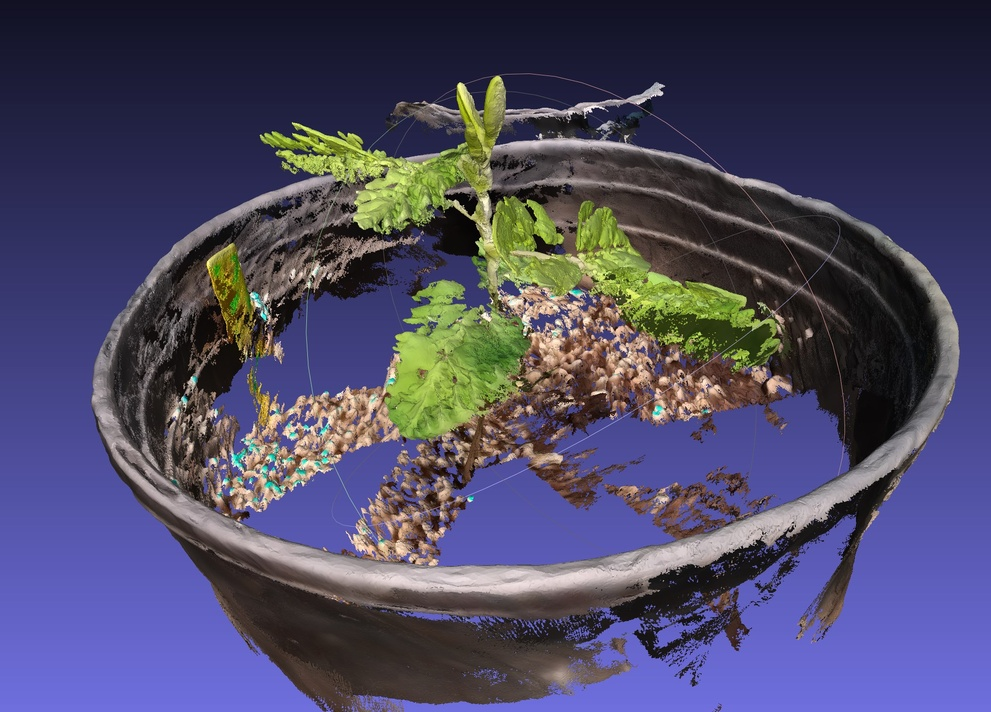
#> input picture assets/2dgs.jpg, 991 x 712 px, shrunk from 1996 x 1434 before the run
$ python 3_rotate_img_and_mask.py --data-dir ../assets
#> lines starting #> are read from the running program, lines starting #| are printed output that depends on the picture; long printed decimals are rounded

import sys
sys.path.append('../Plant')
import os
os.environ["KMP_DUPLICATE_LIB_OK"] = "TRUE"
import cv2
import matplotlib.pyplot as plt
import tqdm
import imageio.v2 as iio
import numpy as np
import argparse
from scipy.interpolate import splprep, splev

def rotate_image(image, mask, angle):
    # Get image size
    h, w = image.shape[:2]

    # Compute rotation matrix
    M = cv2.getRotationMatrix2D((w / 2, h / 2), angle, 1)

    # Compute the new bounding dimensions
    cos = np.abs(M[0, 0])
    sin = np.abs(M[0, 1])
    new_w = int(h * sin + w * cos)
    new_h = int(h * cos + w * sin)

    # Adjust the transformation matrix for translation
    M[0, 2] += (new_w - w) / 2
    M[1, 2] += (new_h - h) / 2

    # Apply the affine transformation with the new size
    rotated_image = cv2.warpAffine(image, M, (new_w, new_h), borderValue=0)
    rotated_mask = cv2.warpAffine(mask, M, (new_w, new_h), borderValue=0)

    return rotated_image, rotated_mask, M, new_w, new_h

def parse_args():
    parser = argparse.ArgumentParser(description='Rotate leaf images and masks to vertical.')
    parser.add_argument('--data-dir', required=True, help='Folder containing .jpg leaf images.')
    parser.add_argument(
        '--mask-dir',
        default=None,
        help='Mask folder. Defaults to {data-dir}_mask.',
    )
    parser.add_argument(
        '--keypoints-dir',
        default=None,
        help='Keypoint folder. Defaults to {data-dir}_keypoints.',
    )
    return parser.parse_args()


if __name__ == '__main__':
    args = parse_args()
    image_foler = os.path.abspath(args.data_dir)
    mask_folder = args.mask_dir or image_foler + '_mask'
    keypoint_folder = args.keypoints_dir or image_foler + '_keypoints'
    rot_folder = image_foler + '_rotated'
    os.makedirs(rot_folder, exist_ok=True)
    os.makedirs(mask_folder, exist_ok=True)
    rot_mask_folder = image_foler + '_rotated_mask'
    os.makedirs(rot_mask_folder, exist_ok=True)

    new_keypoint_folder = os.path.join(rot_mask_folder, 'keypoints')
    os.makedirs(new_keypoint_folder, exist_ok=True)

    image_list = os.listdir(image_foler)
    image_list.sort()
    image_list = [image_name for image_name in image_list if 'jpg' in image_name]

    # [4 lines of commented-out code are left out]

    for index, image_name in enumerate(tqdm.tqdm(image_list)):

        name = image_name.split('.')[0]

        # read image and mask
        image_path = os.path.join(image_foler, image_name)
        mask_path = os.path.join(mask_folder, image_name)
        if not os.path.exists(mask_path):
            # raise ValueError(f'Mask not found: {mask_path}, please use SAM2 to generate mask first')
            print(f'Mask not found: {mask_path}, skip this image')
            continue
        keypoint_path = os.path.join(keypoint_folder, image_name.replace('.jpg', '.txt'))
        extra_keypoints_path = os.path.join(keypoint_folder, image_name.replace('.jpg', 'extra.txt'))
        image = cv2.imread(image_path)
#> image is the input picture: shape (712, 991, 3); mean B, G, R 100, 73.4, 76.2
        image_copy = image.copy()
        mask = cv2.imread(mask_path, cv2.IMREAD_GRAYSCALE)
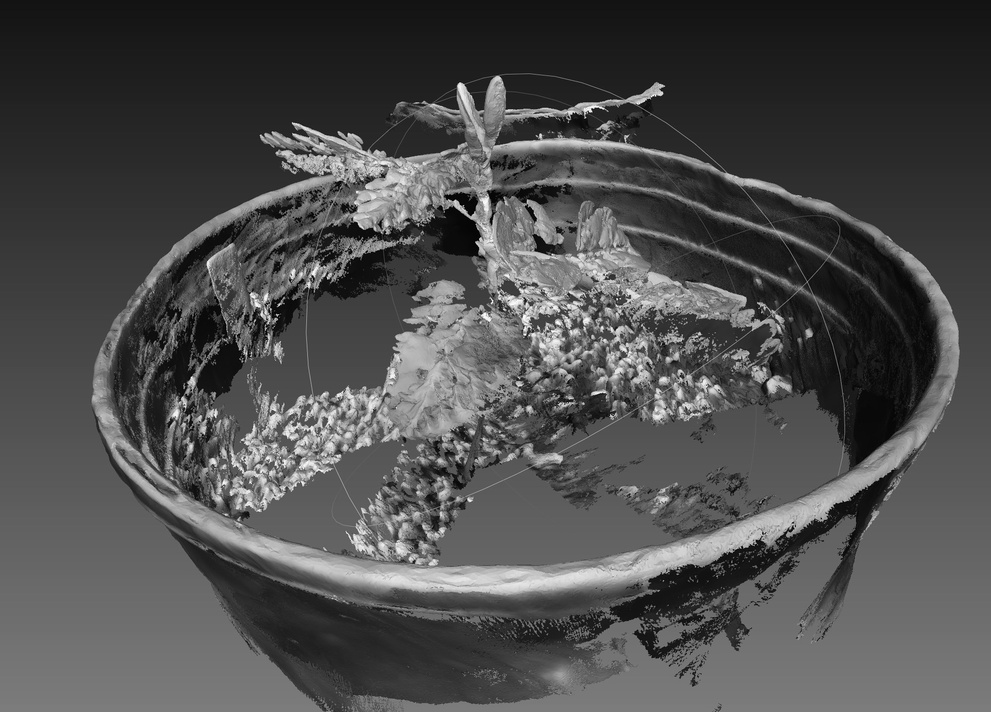
#> mask: shape (712, 991); min 0, max 255, mean 77.2

        keypoints = None
        if os.path.exists(keypoint_path):
            keypoints = np.loadtxt(keypoint_path)
            if len(keypoints) > 0:
                keypoints = keypoints.astype(np.int32)
                if len(keypoints.shape) == 1:
                    keypoints = keypoints[None]
            else:
                keypoints = None
            # [8 lines of commented-out code are left out]

        mask_indices = np.argwhere(mask > 0)
#> mask_indices = 705493 pairs, first value 0 to 711, second value 0 to 990
        mask_indices = mask_indices[np.argsort(mask_indices[:, 0])] # sort by the y coordinate

        # all inference
        if keypoints is None:
            # get the lowest and highest point of the leaf by y coordinate
            lowest_point = mask_indices[-1]
#> lowest_point = [711, 870]
            highest_point = mask_indices[0]
#> highest_point = [0, 310]
            # lowest_point = np.flip(lowest_point) # (height, width) to (width, height)
            # highest_point = np.flip(highest_point) # (height, width) to (width, height)
            keypoints = np.stack([lowest_point, highest_point], axis=0)
#> keypoints = [[711, 870], [0, 310]]

        # inference 1
        elif keypoints.shape[0] == 1:
            lowest_point = keypoints.copy()[0]
            lowest_point = np.flip(lowest_point) # (height, width)
            highest_point = mask_indices[0]

        # all annotation
        else:
            lowest_point = keypoints.copy()[0] # (width, height)
            highest_point = keypoints.copy()[1]
            lowest_point = np.flip(lowest_point) # (height, width)
            highest_point = np.flip(highest_point)
        # del keypoints

        # rotate the image to make the leaf vertical
        angle = np.arctan((lowest_point[1] - highest_point[1]) / (lowest_point[0] - highest_point[0])) * 180 / np.pi
#> angle = 38.22
        print('angle = {}'.format( angle))
#| angle = 38.225

        # [6 lines of commented-out code are left out]
        rotated_image, rotated_mask, M, new_w, new_h = rotate_image(image, mask, -angle)
#> in rotate_image, `M = cv2.getRotationMatrix2D((w / 2, h / 2), angle, 1)`: M = [[0.786, -0.619, 326.5], [0.619, 0.786, -230.3]]
#> in rotate_image, `cos = np.abs(M[0, 0])`: cos = 0.786
#> in rotate_image, `sin = np.abs(M[0, 1])`: sin = 0.619
#> in rotate_image, `new_w = int(h * sin + w * cos)`: new_w = 1219
#> in rotate_image, `new_h = int(h * cos + w * sin)`: new_h = 1172
#> in rotate_image, `rotated_image = cv2.warpAffine(image, M, (new_w, new_h), borderValue=0)`:
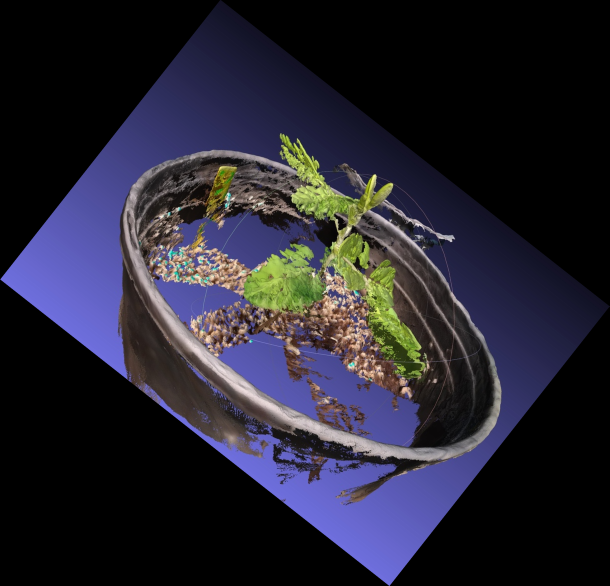
#> rotated_image: shape (1172, 1219, 3) (shown at 1/2 size); mean B, G, R 49.4, 36.2, 37.6
#> in rotate_image, `rotated_mask = cv2.warpAffine(mask, M, (new_w, new_h), borderValue=0)`:
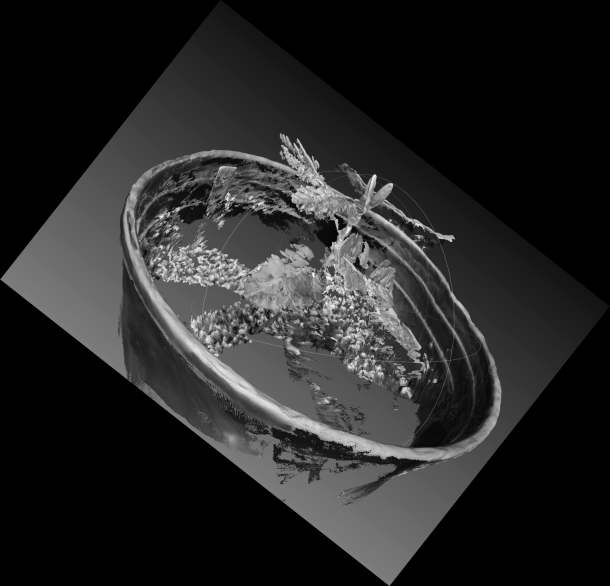
#> rotated_mask: shape (1172, 1219) (shown at 1/2 size); min 0, max 251, mean 38.1
#> M = [[0.786, -0.619, 440.5], [0.619, 0.786, -0.26]]; new_w = 1219; new_h = 1172

        temp = np.zeros_like(image)
        temp[int(lowest_point[0]), int(lowest_point[1])] = 255
        temp = cv2.warpAffine(temp, M, (new_w, new_h), borderValue=0)
        lowest_point = np.argwhere(temp > 0)
#> lowest_point = [[1096, 684, 0], [1096, 684, 1], [1096, 684, 2], [1097, 683, 0], [1097, 683, 1], [1097, 683, 2], [1097, 684, 0], [1097, 684, 1], [1097, 684, 2]]
        lowest_point = np.mean(lowest_point, axis=0)[:-1]
#> lowest_point = [1096.7, 683.7]
        temp = np.zeros_like(image)
        temp[int(highest_point[0]), int(highest_point[1])] = 255
        temp = cv2.warpAffine(temp, M, (new_w, new_h), borderValue=0)
        highest_point = np.argwhere(temp > 0)
#> highest_point = [[191, 684, 0], [191, 684, 1], [191, 684, 2], [192, 684, 0], [192, 684, 1], [192, 684, 2]]
        highest_point = np.mean(highest_point, axis=0)[:-1]
#> highest_point = [191.5, 684]

        # [10 lines of commented-out code are left out]

        rotated_image_path = os.path.join(rot_folder, image_name)
        cv2.imwrite(rotated_image_path, rotated_image)
        print(f'Saved rotated image to {rotated_image_path}')

        rotated_mask_path = os.path.join(rot_mask_folder, image_name)
        cv2.imwrite(rotated_mask_path, rotated_mask)
        print(f'Saved rotated mask to {rotated_mask_path}')

        point_ = np.array([lowest_point, highest_point])
#> point_ = [[1096.7, 683.7], [191.5, 684]]
        np.savetxt(os.path.join(new_keypoint_folder, image_name.replace('.jpg', '.txt')), point_)

        print('\n')
#> pass 2 of the loop `for index, image_name in enumerate(tqdm.tqdm(image_list)):`:
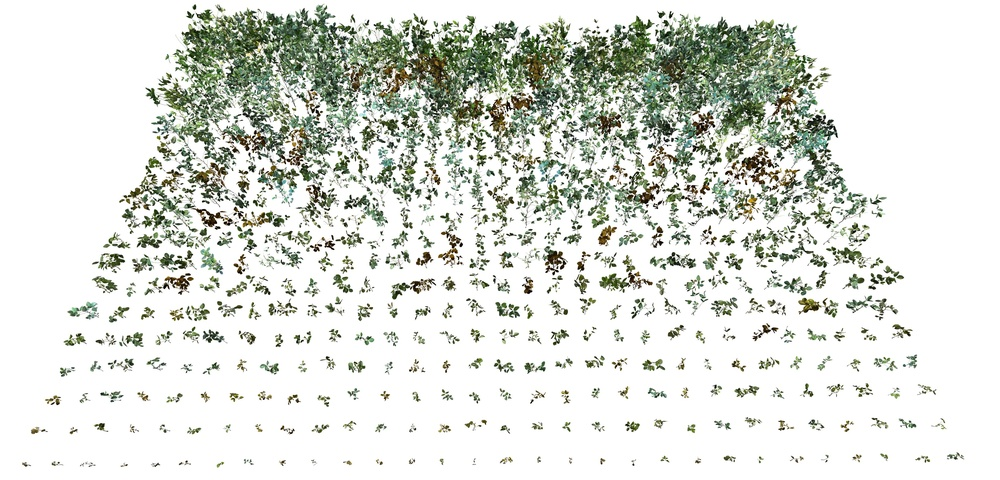
#> input picture assets/dataset.jpg, 1000 x 480 px, shrunk from 3714 x 1782 before the run
#> image is the input picture: shape (480, 1000, 3); mean B, G, R 215.3, 221.9, 218.8
#> `mask = cv2.imread(mask_path, cv2.IMREAD_GRAYSCALE)`:
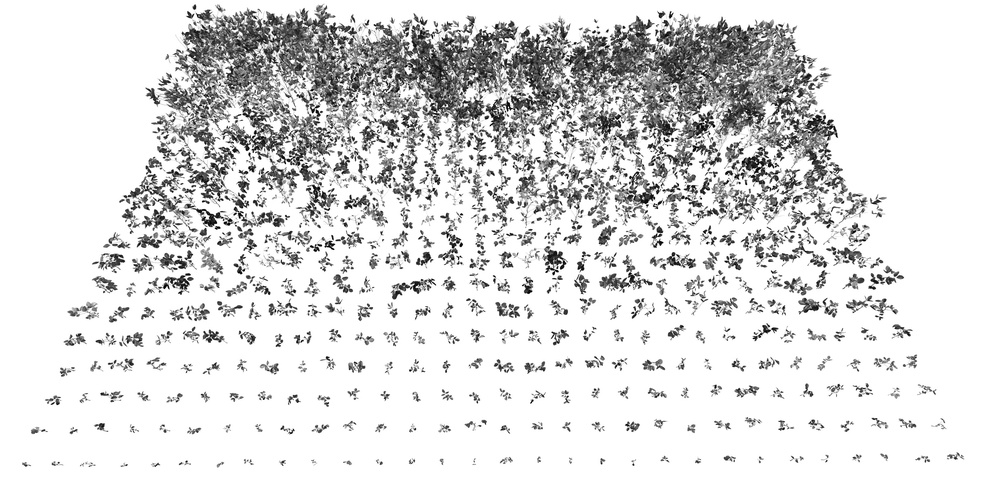
#> mask: shape (480, 1000); min 0, max 255, mean 220.3
#> mask_indices = 479883 pairs, first value 0 to 479, second value 0 to 999
#> `lowest_point = mask_indices[-1]`: lowest_point = [479, 952]
#> `highest_point = mask_indices[0]`: highest_point = [0, 27]
#> keypoints = [[479, 952], [0, 27]]
#> angle = 62.62
#| angle = 62.623
#> in rotate_image (call 2), `M = cv2.getRotationMatrix2D((w / 2, h / 2), angle, 1)`: M = [[0.46, -0.888, 483.2], [0.888, 0.46, -314.4]]
#> cos = 0.46
#> sin = 0.888
#> in rotate_image (call 2), `new_w = int(h * sin + w * cos)`: new_w = 886
#> in rotate_image (call 2), `new_h = int(h * cos + w * sin)`: new_h = 1108
#> rotated_image: shape (1108, 886, 3)
#> in rotate_image (call 2), `rotated_mask = cv2.warpAffine(mask, M, (new_w, new_h), borderValue=0)`:
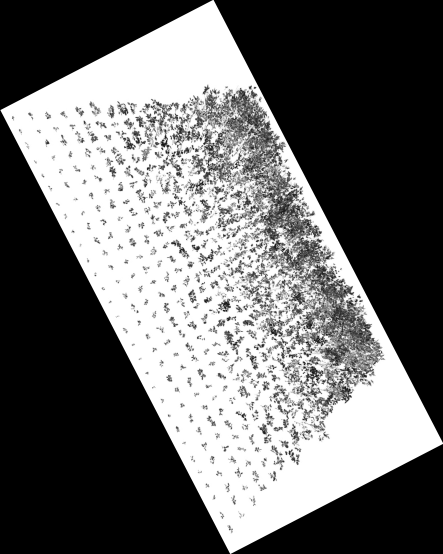
#> rotated_mask: shape (1108, 886) (shown at 1/2 size); min 0, max 255, mean 107.7
#> `rotated_image, rotated_mask, M, new_w, new_h = rotate_image(image, mas..`: M = [[0.46, -0.888, 426.2], [0.888, 0.46, -0.362]]; new_w = 886; new_h = 1108
#> `lowest_point = np.argwhere(temp > 0)`: lowest_point = [[1065, 438, 0], [1065, 438, 1], [1065, 438, 2], [1065, 439, 0], [1065, 439, 1], [1065, 439, 2], [1066, 438, 0], [1066, 438, 1], [1066, 438, 2], [1066, 439, 0], [1066, 439, 1], [1066, 439, 2]]
#> `lowest_point = np.mean(lowest_point, axis=0)[:-1]`: lowest_point = [1065.5, 438.5]
#> `highest_point = np.argwhere(temp > 0)`: highest_point = [[23, 438, 0], [23, 438, 1], [23, 438, 2], [23, 439, 0], [23, 439, 1], [23, 439, 2], [24, 438, 0], [24, 438, 1], [24, 438, 2], [24, 439, 0], [24, 439, 1], [24, 439, 2]]
#> `highest_point = np.mean(highest_point, axis=0)[:-1]`: highest_point = [23.5, 438.5]
#> point_ = [[1065.5, 438.5], [23.5, 438.5]]
